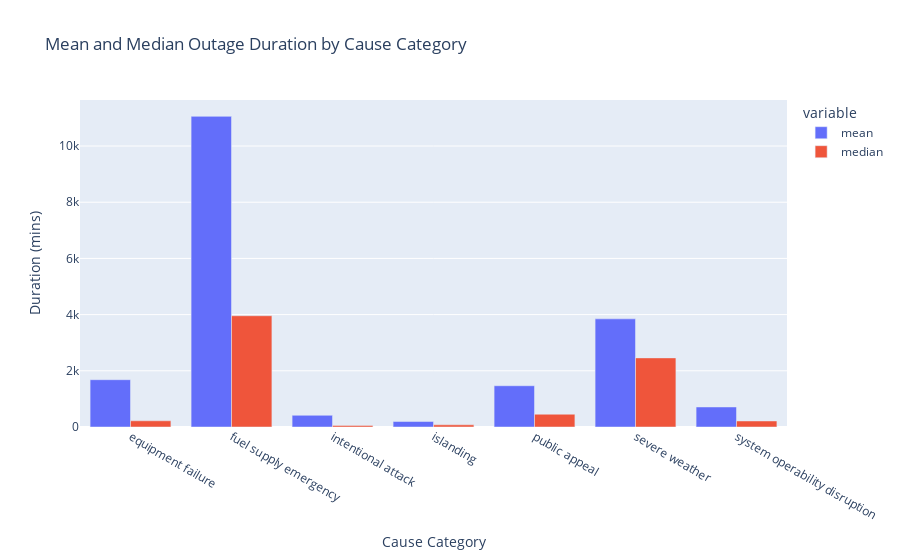

The code cell stored with this chart in its notebook:
### Code cell
# Bar 
df_summary = outages.groupby("CAUSE.CATEGORY")["OUTAGE.DURATION"].agg(["mean", "median"]).reset_index()

fig = px.bar(df_summary, x="CAUSE.CATEGORY", y=["mean", "median"], 
             title="Mean and Median Outage Duration by Cause Category",
             barmode="group")

fig.update_layout(xaxis_title="Cause Category", yaxis_title="Duration (mins)")
fig.show()

### Figure 1 — Plotly figure (JSON) as saved in the notebook; plotly's stock layout.template omitted (floating-point values rounded to 4 significant figures)
{"data": [{"alignmentgroup": "True", "hovertemplate": "variable=mean<br>CAUSE.CATEGORY=%{x}<br>value=%{y}<extra></extra>", "legendgroup": "mean", "marker": {"color": "#636efa", "pattern": {"shape": ""}}, "name": "mean", "offsetgroup": "mean", "orientation": "v", "showlegend": true, "textposition": "auto", "type": "bar", "x": ["equipment failure", "fuel supply emergency", "intentional attack", "islanding", "public appeal", "severe weather", "system operability disruption"], "xaxis": "x", "y": [1684.0, 11060.0, 416.6, 195.2, 1468.0, 3849.0, 712.7], "yaxis": "y"}, {"alignmentgroup": "True", "hovertemplate": "variable=median<br>CAUSE.CATEGORY=%{x}<br>value=%{y}<extra></extra>", "legendgroup": "median", "marker": {"color": "#EF553B", "pattern": {"shape": ""}}, "name": "median", "offsetgroup": "median", "orientation": "v", "showlegend": true, "textposition": "auto", "type": "bar", "x": ["equipment failure", "fuel supply emergency", "intentional attack", "islanding", "public appeal", "severe weather", "system operability disruption"], "xaxis": "x", "y": [221, 3960, 56, 77.5, 455, 2460, 215], "yaxis": "y"}], "layout": {"autosize": true, "barmode": "group", "legend": {"title": {"text": "variable"}, "tracegroupgap": 0}, "title": {"text": "Mean and Median Outage Duration by Cause Category"}, "xaxis": {"anchor": "y", "autorange": true, "domain": [0, 1], "range": [-0.5, 6.5], "title": {"text": "Cause Category"}, "type": "category"}, "yaxis": {"anchor": "x", "autorange": true, "domain": [0, 1], "range": [0, 11640.0], "title": {"text": "Duration (mins)"}, "type": "linear"}}}
